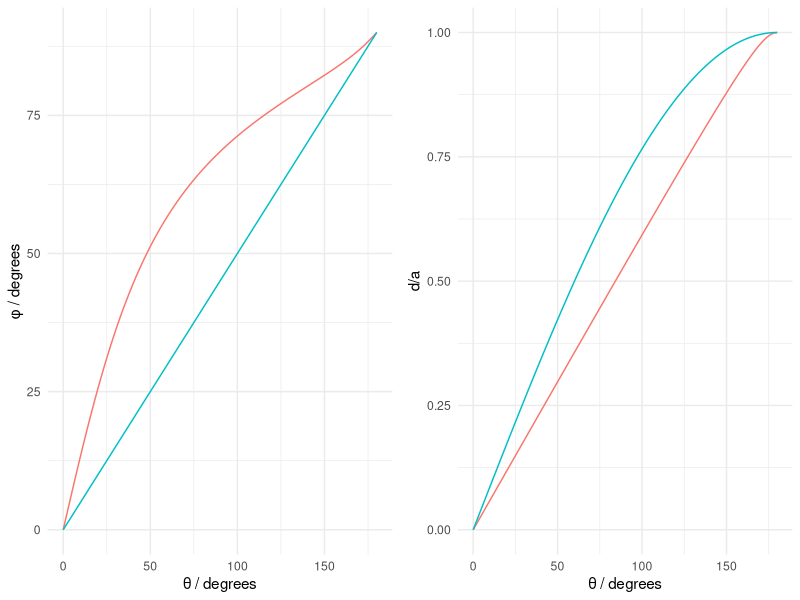

The R script that drew this image:
library(ggpubr)

# following Jie's code, this is a "class" describing the fused ellipse structure
# for a given semi-major axis and aspect ration
FusedEllipse <- function(a = 1, ratio = 2.0) {
  
  b <- a / ratio
  e2 <- 1 - (b / a)^2
  
  # Integrand for the elliptic integral of the second kind
  f <- function(u) sqrt(1 - e2 * sin(u)^2)
  
  # Complete elliptic integral, quarter circumference
  E_quarter <- integrate(f, 0, pi / 2,
                         rel.tol = 1e-10)$value
  
  # Incomplete elliptic integral
  E <- function(u) {
    integrate(f, 0, u, rel.tol = 1e-10)$value
  }
  
  # Invert the incomplete elliptic integral
  inverse_E <- function(s) {
    
    if (s <= 0) return(0)
    if (s >= 1) return(pi / 2)
    
    uniroot(
      function(u) E(u) - s * E_quarter,
      interval = c(0, pi / 2),
      tol = 1e-10
    )$root
  }
  
  # solve for thetaprime given theta 
  theta_prime <- function(theta) {
    
    t <- theta %% (2 * pi)
    
    upper <- t <= pi
    s <- ifelse(upper, t, 2 * pi - t) / pi
    
    u <- vapply(s, inverse_E, numeric(1))
    
    ifelse(upper, u, pi - u)
  }
  
  # following Jie, additional functionality for nucleoid information
  nucleoid <- function(theta) {
    
    tp <- theta_prime(theta)
    
    cbind(
      x = -a * sin(tp),
      y = b * cos(tp)
    )
  }
  
  list(
    a = a,
    b = b,
    e2 = e2,
    E_quarter = E_quarter,
    theta_prime = theta_prime,
    nucleoid = nucleoid
  )
}

# two fused mitochondria with different a/b
ellipse.1 <- FusedEllipse(a = 1, ratio = 1)
ellipse.2 <- FusedEllipse(a = 1, ratio = 4)

# theta values for plotting
theta <- seq(0, pi, length.out = 100)

# convert to thetaprime for both ellipses
tp.1 <- ellipse.1$theta_prime(theta)
tp.2 <- ellipse.2$theta_prime(theta)

# dataframe with the results
df = rbind(data.frame(theta = theta, thetaprime = tp.1, a = 1, b = 1),
           data.frame(theta = theta, thetaprime = tp.2, a = 1, b = 1/4))
      
# plot the corresponding regions, converting to degrees     
sf = 3
png("jie-model.png", width=600*sf, height=200*sf, res=72*sf)
ggarrange(
ggplot(df, aes(x = theta*180/pi, y = atan(a/b * tan(thetaprime))*180/pi, color=factor(b))) + 
  geom_line() + theme_minimal() + theme(legend.position = "none") + 
  labs(x = "θ / degrees", y = "φ / degrees") ,
ggplot(df, aes(x = theta*180/pi, y = sin(thetaprime), color=factor(b))) + 
  geom_line() + theme_minimal() + theme(legend.position = "none") + 
  labs(x = "θ / degrees", y = "d/a") ,
nrow = 1)
dev.off()
